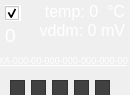
<?xml version="1.0" encoding="UTF-8"?>
<ui version="4.0">
 <class>Form</class>
 <widget class="QWidget" name="Form">
  <property name="geometry">
   <rect>
    <x>0</x>
    <y>0</y>
    <width>130</width>
    <height>95</height>
   </rect>
  </property>
  <property name="windowTitle">
   <string>Form</string>
  </property>
  <widget class="QCheckBox" name="cb_enable">
   <property name="geometry">
    <rect>
     <x>5</x>
     <y>5</y>
     <width>16</width>
     <height>16</height>
    </rect>
   </property>
   <property name="sizePolicy">
    <sizepolicy hsizetype="Minimum" vsizetype="Minimum">
     <horstretch>0</horstretch>
     <verstretch>0</verstretch>
    </sizepolicy>
   </property>
   <property name="minimumSize">
    <size>
     <width>16</width>
     <height>16</height>
    </size>
   </property>
   <property name="styleSheet">
    <string notr="true">background-color: rgb(255, 255, 255);</string>
   </property>
   <property name="text">
    <string/>
   </property>
   <property name="checked">
    <bool>true</bool>
   </property>
  </widget>
  <widget class="QLabel" name="lbl_temp">
   <property name="geometry">
    <rect>
     <x>25</x>
     <y>1</y>
     <width>100</width>
     <height>21</height>
    </rect>
   </property>
   <property name="font">
    <font>
     <pointsize>12</pointsize>
    </font>
   </property>
   <property name="styleSheet">
    <string notr="true">color: rgb(255, 255, 255);</string>
   </property>
   <property name="text">
    <string>temp: 0  °C</string>
   </property>
   <property name="alignment">
    <set>Qt::AlignRight|Qt::AlignTrailing|Qt::AlignVCenter</set>
   </property>
  </widget>
  <widget class="QLabel" name="lbl_vddm">
   <property name="geometry">
    <rect>
     <x>25</x>
     <y>20</y>
     <width>100</width>
     <height>21</height>
    </rect>
   </property>
   <property name="font">
    <font>
     <pointsize>12</pointsize>
    </font>
   </property>
   <property name="styleSheet">
    <string notr="true">color: rgb(255, 255, 255);</string>
   </property>
   <property name="text">
    <string>vddm: 0 mV</string>
   </property>
   <property name="alignment">
    <set>Qt::AlignRight|Qt::AlignTrailing|Qt::AlignVCenter</set>
   </property>
  </widget>
  <widget class="QLabel" name="lbl_id">
   <property name="geometry">
    <rect>
     <x>-1</x>
     <y>50</y>
     <width>132</width>
     <height>20</height>
    </rect>
   </property>
   <property name="font">
    <font>
     <family>Sans Serif</family>
     <pointsize>7</pointsize>
     <underline>true</underline>
    </font>
   </property>
   <property name="styleSheet">
    <string notr="true">color: rgb(255, 255, 255);</string>
   </property>
   <property name="text">
    <string>XA-000-00-000-000-000-000-00</string>
   </property>
   <property name="alignment">
    <set>Qt::AlignLeading|Qt::AlignLeft|Qt::AlignVCenter</set>
   </property>
  </widget>
  <widget class="QLabel" name="lbl_addr">
   <property name="geometry">
    <rect>
     <x>5</x>
     <y>20</y>
     <width>21</width>
     <height>31</height>
    </rect>
   </property>
   <property name="font">
    <font>
     <pointsize>14</pointsize>
    </font>
   </property>
   <property name="styleSheet">
    <string notr="true">color: rgb(255, 255, 255);</string>
   </property>
   <property name="text">
    <string>0</string>
   </property>
   <property name="alignment">
    <set>Qt::AlignLeading|Qt::AlignLeft|Qt::AlignVCenter</set>
   </property>
  </widget>
  <widget class="QWidget" name="layoutWidget">
   <property name="geometry">
    <rect>
     <x>10</x>
     <y>80</y>
     <width>100</width>
     <height>16</height>
    </rect>
   </property>
   <layout class="QHBoxLayout" name="horizontalLayout">
    <item>
     <widget class="QFrame" name="ulink_0">
      <property name="styleSheet">
       <string notr="true">background-color: rgb(65, 65, 65);</string>
      </property>
      <property name="frameShape">
       <enum>QFrame::StyledPanel</enum>
      </property>
      <property name="frameShadow">
       <enum>QFrame::Plain</enum>
      </property>
      <property name="lineWidth">
       <number>1</number>
      </property>
      <property name="midLineWidth">
       <number>1</number>
      </property>
     </widget>
    </item>
    <item>
     <widget class="QFrame" name="ulink_1">
      <property name="styleSheet">
       <string notr="true">background-color: rgb(65, 65, 65);</string>
      </property>
      <property name="frameShape">
       <enum>QFrame::StyledPanel</enum>
      </property>
      <property name="frameShadow">
       <enum>QFrame::Plain</enum>
      </property>
      <property name="lineWidth">
       <number>1</number>
      </property>
      <property name="midLineWidth">
       <number>1</number>
      </property>
     </widget>
    </item>
    <item>
     <widget class="QFrame" name="ulink_2">
      <property name="styleSheet">
       <string notr="true">background-color: rgb(65, 65, 65);</string>
      </property>
      <property name="frameShape">
       <enum>QFrame::StyledPanel</enum>
      </property>
      <property name="frameShadow">
       <enum>QFrame::Plain</enum>
      </property>
      <property name="lineWidth">
       <number>1</number>
      </property>
      <property name="midLineWidth">
       <number>1</number>
      </property>
     </widget>
    </item>
    <item>
     <widget class="QFrame" name="ulink_3">
      <property name="styleSheet">
       <string notr="true">background-color: rgb(65, 65, 65);</string>
      </property>
      <property name="frameShape">
       <enum>QFrame::StyledPanel</enum>
      </property>
      <property name="frameShadow">
       <enum>QFrame::Plain</enum>
      </property>
      <property name="lineWidth">
       <number>1</number>
      </property>
      <property name="midLineWidth">
       <number>1</number>
      </property>
     </widget>
    </item>
    <item>
     <widget class="QFrame" name="ulink_4">
      <property name="styleSheet">
       <string notr="true">background-color: rgb(65, 65, 65);</string>
      </property>
      <property name="frameShape">
       <enum>QFrame::StyledPanel</enum>
      </property>
      <property name="frameShadow">
       <enum>QFrame::Plain</enum>
      </property>
      <property name="lineWidth">
       <number>1</number>
      </property>
      <property name="midLineWidth">
       <number>1</number>
      </property>
     </widget>
    </item>
   </layout>
  </widget>
 </widget>
 <resources/>
 <connections/>
</ui>
